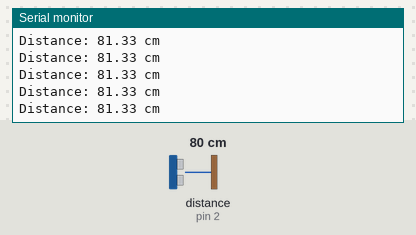
Bench run of a sketch on a simulated Arduino Uno, built with avr-gcc and run on an emulated ATmega328P. Shown: the last lines printed to the serial monitor. Wiring (inferred from the names in the program): ultrasonic range finder: trigger pin 4; echo pin 2. The inputs (shaded band) are chosen by the test bench; at power-on: distance to the obstacle (sensor on pin 2) 80 cm. The echo pulse lasts 58.3 µs per cm.

Above: at 1.2 s.
1.3 s: distance to the obstacle (sensor on pin 2) set to 120 cm
At 1.9 s:
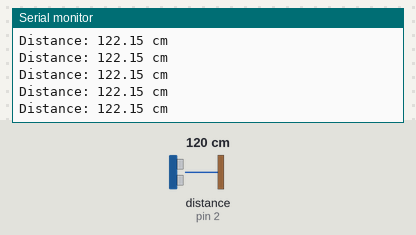
4.3 s: distance to the obstacle (sensor on pin 2) set to 2 cm
At 5.4 s:
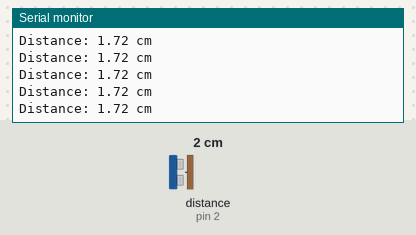
7.3 s: distance to the obstacle (sensor on pin 2) set to 18 cm
At 8.1 s:
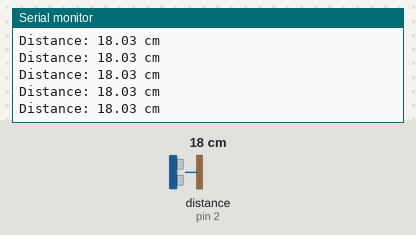
10.3 s: distance to the obstacle (sensor on pin 2) set to 4 cm
At 11.2 s:
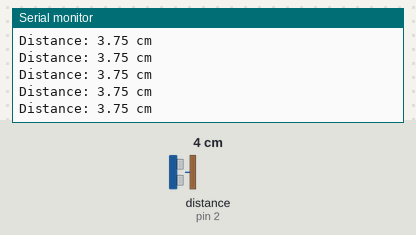
13.3 s: distance to the obstacle (sensor on pin 2) set to 250 cm
At 14.0 s:
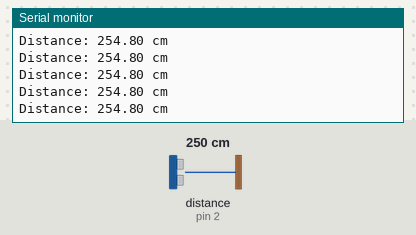
16.3 s: distance to the obstacle (sensor on pin 2) set to 35 cm
At 17.4 s:
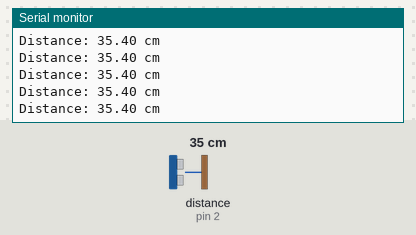
Timing chart, 0 to 19.3 s (numbered marks = the images above; inputs shaded):
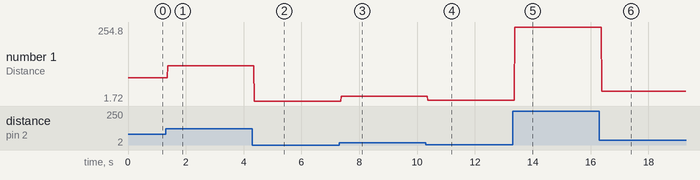

The sketch:

ultrasonic_sensor.ino
```cpp
// defines pins
#define echoPin 2
#define trigPin 4

// defines variables
long duration;
float distance;
float speed_of_sound = 331.5; // m/s
float room_temperetue = 31; // degree celecius
float speed_constant = 1.0;

void setup() {
  // initialize the pins
  pinMode(trigPin, OUTPUT);
  pinMode(echoPin, INPUT);
  Serial.begin(9600);
}

void loop() {
  // Clears the trigPin condition
  digitalWrite(trigPin, LOW);
  delayMicroseconds(2);

  // Sets the trigPin HIGH (ACTIVE) for 10 microseconds
  digitalWrite(trigPin, HIGH);
  delayMicroseconds(10);
  digitalWrite(trigPin, LOW);

  // Reads the echoPin, returns the sound wave travel time in microseconds
  duration = pulseIn(echoPin, HIGH);

  // calculate speed_constant
  speed_constant = speed_of_sound + 0.6 * room_temperetue; // get speed of sound speed at tempereture
  speed_constant = (speed_constant * 100.0) / 1000000.0; // convert speed from m/s into cm/microseconds

  // Calculating the distance
  distance = (duration/2) * speed_constant ;

  // Displays the distance on the Serial Monitor
  Serial.print("Distance: ");
  Serial.print(distance);
  Serial.println(" cm");
}
```

Measured:
- after the input at 1.3 s, the serial monitor: prints a new line after 0.08 s (image 1)
- after the input at 4.3 s, the serial monitor: prints a new line after 0.07 s (image 2)
- after the input at 7.3 s, the serial monitor: prints a new line after 0.07 s (image 3)
- after the input at 10.3 s, the serial monitor: prints a new line after 0.07 s (image 4)
- after the input at 13.3 s, the serial monitor: prints a new line after 0.07 s (image 5)
- after the input at 16.3 s, the serial monitor: prints a new line after 0.09 s (image 6)
- plotted number 1: 81.33 → 122.15 after the input at 1.3 s, 122.15 → 1.72 after the input at 4.3 s, 1.72 → 18.03 after the input at 7.3 s, 18.03 → 3.75 after the input at 10.3 s, 3.75 → 254.8 after the input at 13.3 s
